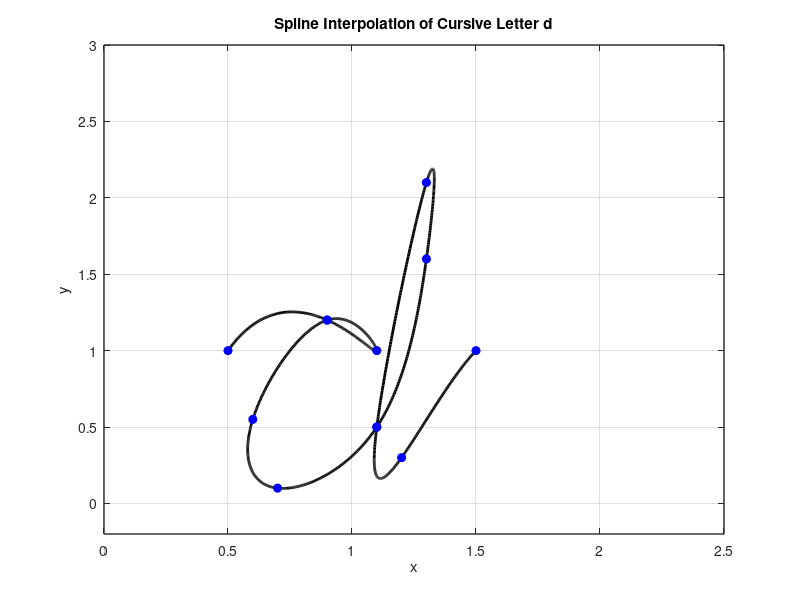

This chart was generated by the following MATLAB code:
x = [0.5 0.9 1.1 0.9 0.6 0.7 1.1 1.3 1.3 1.1 1.2 1.5];
y = [1 1.2 1 1.2 0.55 0.1 0.5 1.6 2.1 0.5 0.3 1];

n = length(x);
t = 0:n-1; % Parametric coordinate t
tt = 0:0.01:n-1; % More dense coordinate tt for spline interpolation

% Compute spline interpolation
xx = spline(t, x, tt);
yy = spline(t, y, tt);

% Plot settings
figure(1)
plot(xx, yy, 'k', 'LineWidth', 2) % plot spline
hold on
plot(x, y, 'bo', 'MarkerFaceColor', 'b') % plot data points
axis([0 2.5 -0.2 3])
grid on
title('Spline Interpolation of Cursive Letter d')
xlabel('x')
ylabel('y')
set(gca, 'FontSize', 10, 'LineWidth', 1)
grid on